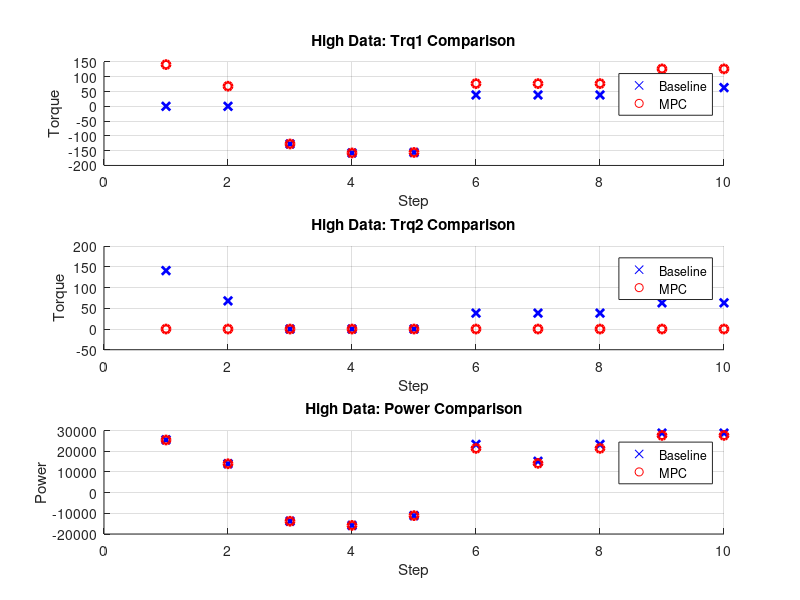

Reproduce this figure in MATLAB. (Note: this script raises an error after producing the figure.)
% Load difference data
load("Analysis.mat");
high = Analysis.high;
low = Analysis.low;

% Extracting data from high and low structures
high_base_trq1 = high(:, 2);
high_base_trq2 = high(:, 3);
high_base_pwr = high(:, 4);
high_mpc_trq1 = high(:, 5);
high_mpc_trq2 = high(:, 6);
high_mpc_pwr = high(:, 7);

low_base_trq1 = low(:, 2);
low_base_trq2 = low(:, 3);
low_base_pwr = low(:, 4);
low_mpc_trq1 = low(:, 5);
low_mpc_trq2 = low(:, 6);
low_mpc_pwr = low(:, 7);

% Line width for increased thickness
lineWidth = 2;

% Create figures for high and low data
figure(1)

% High data
subplot(3,1,1);
scatter(1:numel(high_base_trq1), high_base_trq1, 'b', 'x', 'LineWidth', lineWidth);
hold on;
scatter(1:numel(high_mpc_trq1), high_mpc_trq1, 'r', 'o', 'LineWidth', lineWidth);
title('High Data: Trq1 Comparison');
xlabel('Step');
ylabel('Torque');
legend('Baseline', 'MPC');
grid on;

subplot(3,1,2);
scatter(1:numel(high_base_trq2), high_base_trq2, 'b', 'x', 'LineWidth', lineWidth);
hold on;
scatter(1:numel(high_mpc_trq2), high_mpc_trq2, 'r', 'o', 'LineWidth', lineWidth);
title('High Data: Trq2 Comparison');
xlabel('Step');
ylabel('Torque');
legend('Baseline', 'MPC');
grid on;

subplot(3,1,3);
scatter(1:numel(high_base_pwr), high_base_pwr, 'b', 'x', 'LineWidth', lineWidth);
hold on;
scatter(1:numel(high_mpc_pwr), high_mpc_pwr, 'r', 'o', 'LineWidth', lineWidth);
title('High Data: Power Comparison');
xlabel('Step');
ylabel('Power');
legend('Baseline', 'MPC');
grid on;
sgtitle('MPC SOC/step less than Baseline SOC/step') 

figure(2)

% Low data
subplot(3,1,1);
scatter(1:numel(low_base_trq1), low_base_trq1, 'b', 'x', 'LineWidth', lineWidth);
hold on;
scatter(1:numel(low_mpc_trq1), low_mpc_trq1, 'r', 'o', 'LineWidth', lineWidth);
title('Low Data: Trq1 Comparison');
xlabel('Step');
ylabel('Torque');
legend('Baseline', 'MPC');
grid on;

subplot(3,1,2);
scatter(1:numel(low_base_trq2), low_base_trq2, 'b', 'x', 'LineWidth', lineWidth);
hold on;
scatter(1:numel(low_mpc_trq2), low_mpc_trq2, 'r', 'o', 'LineWidth', lineWidth);
title('Low Data: Trq2 Comparison');
xlabel('Step');
ylabel('Torque');
legend('Baseline', 'MPC');
grid on;

subplot(3,1,3);
scatter(1:numel(low_base_pwr), low_base_pwr, 'b', 'x', 'LineWidth', lineWidth);
hold on;
scatter(1:numel(low_mpc_pwr), low_mpc_pwr, 'r', 'o', 'LineWidth', lineWidth);
title('Low Data: Power Comparison');
xlabel('Step');
ylabel('Power');
legend('Baseline', 'MPC');
grid on;
sgtitle('MPC SOC/step greater than Baseline SOC/step')
